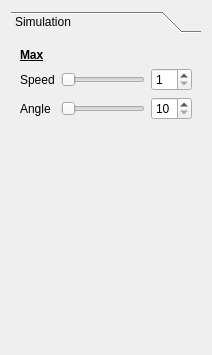
       <widget class="QWidget" name="tab_3">
        <attribute name="title">
         <string>Control</string>
        </attribute>
        <layout class="QVBoxLayout" name="verticalLayout_2">
         <item>
          <widget class="QToolBox" name="toolBox_2">
           <property name="currentIndex">
            <number>0</number>
           </property>
           <widget class="QWidget" name="page_3">
            <property name="geometry">
             <rect>
              <x>0</x>
              <y>0</y>
              <width>336</width>
              <height>443</height>
             </rect>
            </property>
            <attribute name="label">
             <string>Simulation</string>
            </attribute>
            <layout class="QVBoxLayout" name="verticalLayout_4">
             <item>
              <widget class="QLabel" name="label_10">
               <property name="font">
                <font>
                 <weight>75</weight>
                 <bold>true</bold>
                 <underline>true</underline>
                </font>
               </property>
               <property name="text">
                <string>Max</string>
               </property>
              </widget>
             </item>
             <item>
              <layout class="QGridLayout" name="gridLayout_5">
               <item row="1" column="0">
                <widget class="QLabel" name="label_12">
                 <property name="text">
                  <string>Angle</string>
                 </property>
                </widget>
               </item>
               <item row="1" column="1">
                <widget class="QSlider" name="simulationMaxAngleSlider">
                 <property name="minimum">
                  <number>10</number>
                 </property>
                 <property name="maximum">
                  <number>35</number>
                 </property>
                 <property name="orientation">
                  <enum>Qt::Horizontal</enum>
                 </property>
                </widget>
               </item>
               <item row="1" column="2">
                <widget class="QSpinBox" name="spinBox_5">
                 <property name="minimum">
                  <number>10</number>
                 </property>
                 <property name="maximum">
                  <number>45</number>
                 </property>
                </widget>
               </item>
               <item row="0" column="1">
                <widget class="QSlider" name="simulationMaxSpeedSlider">
                 <property name="minimum">
                  <number>1</number>
                 </property>
                 <property name="maximum">
                  <number>50</number>
                 </property>
                 <property name="orientation">
                  <enum>Qt::Horizontal</enum>
                 </property>
                </widget>
               </item>
               <item row="0" column="0">
                <widget class="QLabel" name="label_11">
                 <property name="text">
                  <string>Speed</string>
                 </property>
                </widget>
               </item>
               <item row="0" column="2">
                <widget class="QSpinBox" name="spinBox_6">
                 <property name="minimum">
                  <number>1</number>
                 </property>
                 <property name="maximum">
                  <number>50</number>
                 </property>
                </widget>
               </item>
              </layout>
             </item>
             <item>
              <spacer name="verticalSpacer">
               <property name="orientation">
                <enum>Qt::Vertical</enum>
               </property>
               <property name="sizeHint" stdset="0">
                <size>
                 <width>20</width>
                 <height>215</height>
                </size>
               </property>
              </spacer>
             </item>
            </layout>
           </widget>
          </widget>
         </item>
        </layout>
       </widget>
